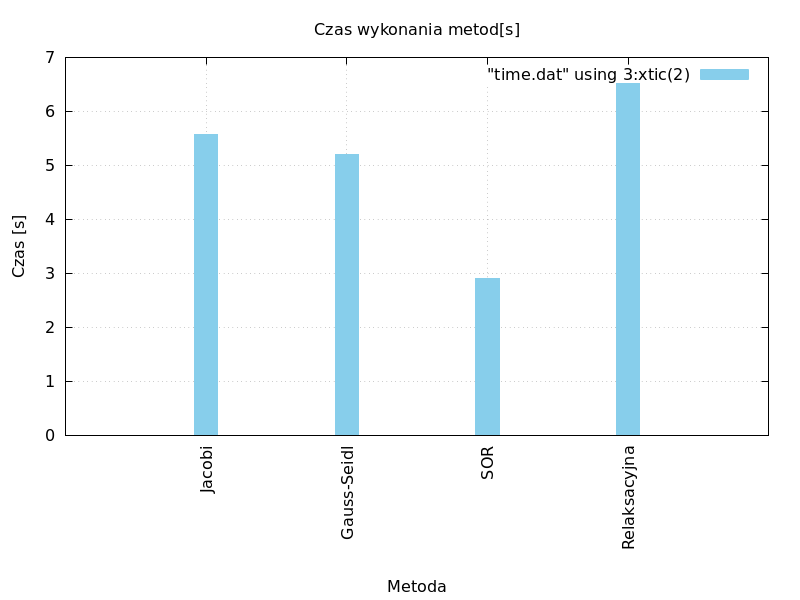

This figure's gnuplot source:
#!/usr/bin/gnuplot -persist

set terminal pngcairo size 800,600
red = "#FF0000"; green = "#00FF00"; blue = "#0000FF"; skyblue = "#87CEEB";
set output "time.png"
set yrange [0:7]
set style data histogram
set xtics format ""
set boxwidth 0.5
set ylabel "Czas [s]"
set xlabel "Metoda"
set xtics rotate
set grid
set title "Czas wykonania metod[s]"
set style fill solid

plot "time.dat" using 3:xtic(2) linecolor rgb skyblue

